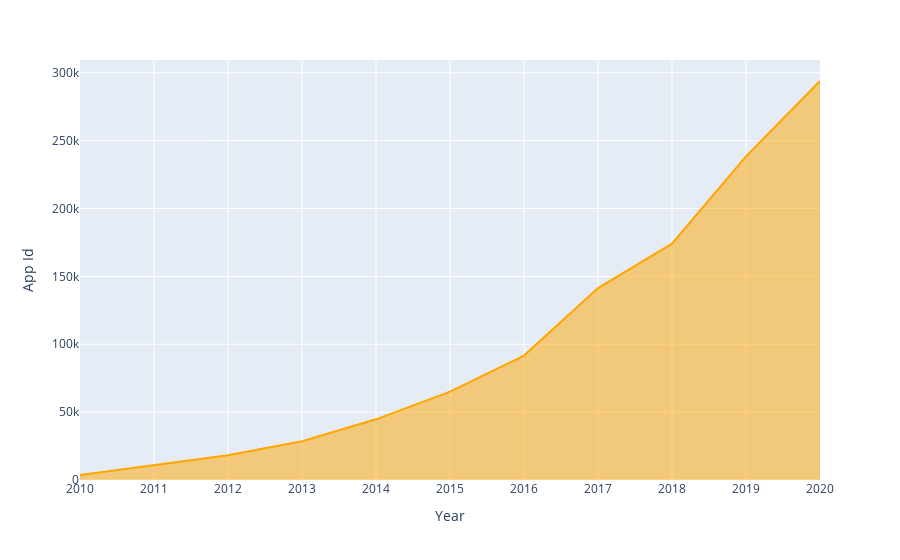

Notebook source saved alongside this figure:
### Code cell
fig = px.area(time, y='App Id', color_discrete_sequence=['Orange'])
fig.show()

### Figure 1 — Plotly figure (JSON) as saved in the notebook; plotly's stock layout.template omitted (floating-point values rounded to 4 significant figures)
{"data": [{"hovertemplate": "Year=%{x}<br>App Id=%{y}<extra></extra>", "legendgroup": "", "line": {"color": "Orange"}, "mode": "lines", "name": "", "orientation": "v", "showlegend": false, "stackgroup": "1", "type": "scatter", "x": ["2010", "2011", "2012", "2013", "2014", "2015", "2016", "2017", "2018", "2019", "2020"], "xaxis": "x", "y": [3656, 10738, 18266, 28490, 44693, 65045, 91636, 141414, 174044, 238436, 293918], "yaxis": "y"}], "layout": {"legend": {"tracegroupgap": 0}, "margin": {"t": 60}, "xaxis": {"anchor": "y", "domain": [0, 1], "title": {"text": "Year"}}, "yaxis": {"anchor": "x", "domain": [0, 1], "title": {"text": "App Id"}}}}
